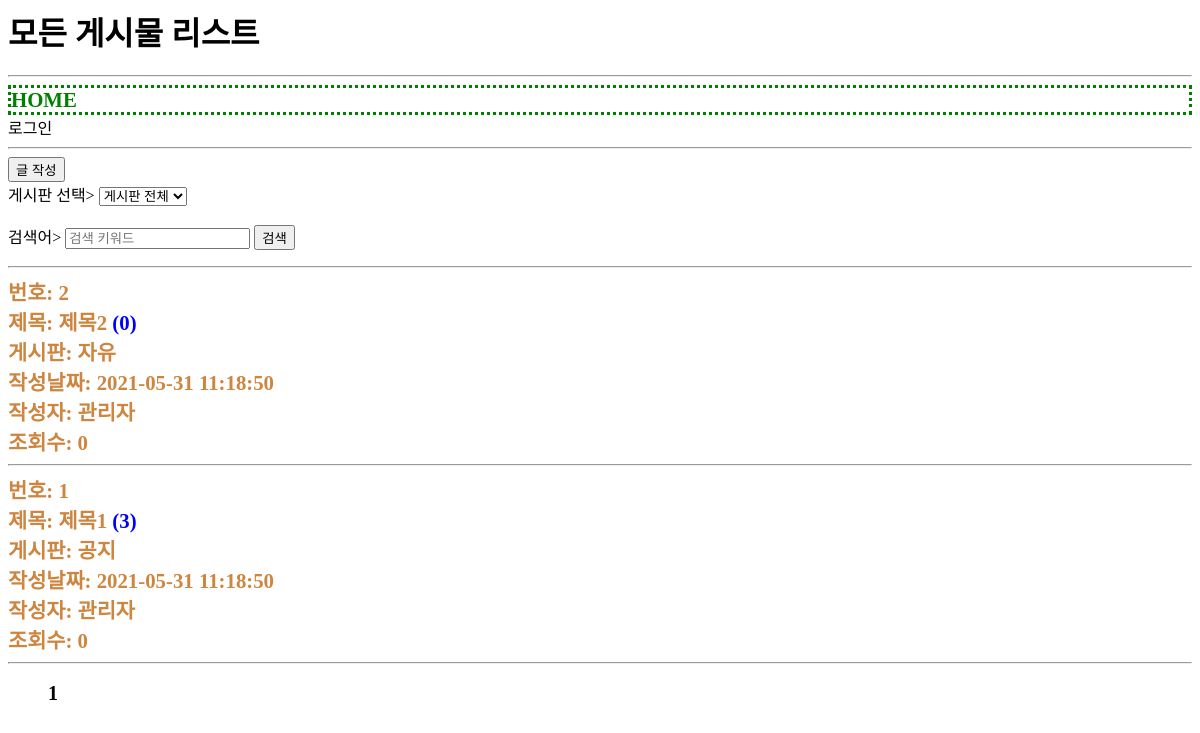
Screenshot of /usr/article/list.php with the database file from the repository.
### tables this page shows
CREATE TABLE article(
	id INT(10) UNSIGNED NOT NULL PRIMARY KEY AUTO_INCREMENT,
	regDate DATETIME NOT NULL,
	updateDate DATETIME NOT NULL,
	memberId INT(10) UNSIGNED NOT NULL,
	boardId INT(10) UNSIGNED NOT NULL,
	liked INT(10) UNSIGNED NOT NULL,
	`count` INT(10) UNSIGNED NOT NULL,
	title VARCHAR(100) NOT NULL,
	`body` TEXT NOT NULL
);

CREATE TABLE board(
    id INT(10) UNSIGNED NOT NULL PRIMARY KEY AUTO_INCREMENT,
    regDate DATETIME NOT NULL,
    updateDate DATETIME NOT NULL,
    memberId INT(10) UNSIGNED NOT NULL,
    `name` VARCHAR(100) NOT NULL,
    `code` VARCHAR(100) NOT NULL
);

CREATE TABLE `member`(
	id INT(10) UNSIGNED NOT NULL PRIMARY KEY AUTO_INCREMENT,
	delStatus INT(1) UNSIGNED NOT NULL,
	regDate DATETIME NOT NULL,
	updateDate DATETIME NOT NULL,
	loginId CHAR(20) NOT NULL,
	loginPw CHAR(100) NOT NULL,
	`name` CHAR(20) NOT NULL,
	nickname CHAR(20) NOT NULL,
	cellphoneNo CHAR(20) NOT NULL,
	email CHAR(100) NOT NULL
);

### util.php (called while the page is built, shortened)
<?php
function DB__getRow($sql) {
  global $dbConn;
  $rs = mysqli_query($dbConn, $sql);
  $row = mysqli_fetch_assoc($rs);
  return $row;
}
?>

### usr/article/list.php (the view, shortened to what this page needs)
<?php
require_once $_SERVER['DOCUMENT_ROOT'].'/webInit.php';
if(isset($_GET["page"])){
    $page = $_GET["page"];
} else {
    $page = 1;
}
?>
<?php
if(isset($_GET['boardId'])){
    if($_GET['boardId'] != 0){
    $boardId = $_GET['boardId'];
    $sqlGetBoard = "
    SELECT * FROM board
    WHERE id = ${boardId};
    ";
    $board = DB__getRow($sqlGetBoard);
    if($board != null){
        $loginPage = true;
        $pageTitle = "${board['name']}게시판의 게시물 리스트";
        $sqlBoardFilter = "and boardId = ${boardId}";
    }else{
        $loginPage = true;
        $pageTitle = "존재하지 않는 게시판";
        echo "${boardId}번 게시판은 존재하지 않습니다.";
        exit;
    }
}else {
    $boardId = 0;
    $sqlBoardFilter = "";
}
}else{
    $boardId = 0;
    $sqlBoardFilter = "";
}
if(!empty($_GET['searchKeyword'])){
    $searchKeyword = $_GET['searchKeyword'];
    $sqlSearchKeywordFilter = "
    and title like '%${searchKeyword}%'
    or `body` like '%${searchKeyword}%'";
}else{
    $searchKeyword = "";
    $sqlSearchKeywordFilter = "";
}
    $sqlGetAllArticles = "
    SELECT * FROM article
    WHERE 1=1
    ".$sqlBoardFilter.$sqlSearchKeywordFilter;
                    $allArticles = mysqli_query($dbConn, $sqlGetAllArticles);
                    $total_record = mysqli_num_rows($allArticles);
                    $itemCountInAPage = 5;
                    $block_cnt = 5;
                    $block_num = ceil($page / $block_cnt);
                    $block_start = (($block_num - 1) * $block_cnt) + 1;
                    $block_end = $block_start + $block_cnt - 1;
                    $total_page = ceil($total_record / $itemCountInAPage);
                    if($block_end > $total_page){
                        $block_end = $total_page;
                    }
                    $article_start = ($page - 1) * $itemCountInAPage;
                    $sqlGetArticles = "
                    SELECT * FROM article
                    WHERE 1=1
                    $sqlBoardFilter$sqlSearchKeywordFilter
                    ORDER BY id DESC
                    LIMIT $article_start, $itemCountInAPage;
                    ";
                    $countCheck = mysqli_query($dbConn, $sqlGetAllArticles);
                    $queryGetArticles = mysqli_query($dbConn ,$sqlGetArticles);
?>
<?php
require_once __DIR__ . '/../head.php';
?>
<a href="write.php"><button>글 작성</button></a>
<form action="list.php">
<span>게시판 선택>
<select name="boardId">
<option value="0">게시판 전체</option>
</select>
</span>
<br>
<br>
<span>
검색어>
<input placeholder="검색 키워드" type="search" name="searchKeyword">
</span>
<input type="submit" value="검색">
</form>
<hr>
                    <?php
                    if(mysqli_num_rows($countCheck) != 0){
                    while($article = $queryGetArticles -> fetch_array()){
                        $articleMemberId = $article['memberId'];
                        $articleBoardId = $article['boardId'];
                        $articleId = $article['id'];
                        $sqlGetMember = "
                        SELECT * FROM `member`
                        WHERE id = ${articleMemberId};
                        ";
                        $sqlGetBoard = "
                        SELECT * FROM board
                        WHERE id = ${articleBoardId};
                        ";
                        $sqlGetReplyCount = "
                        SELECT * FROM reply
                        WHERE relId = ${articleId};
                        ";
                        $board = DB__getRow($sqlGetBoard);
                        $member = DB__getRow($sqlGetMember);
                        $queryGetReplyCount = mysqli_query($dbConn, $sqlGetReplyCount);
                        $replyCount = mysqli_num_rows($queryGetReplyCount);
                    ?>
                <nav class="line">
                <a href="detail.php?id=<?=$articleId?>" class="article_section">
                    <div>번호: <?=$article['id']?></div>
                    <div>
                        <div>제목: <?=$article['title']?> <span style="color:blue;">(<?=$replyCount?>)</span></div>
                        <div>
                            <div>게시판: <?=$board['name']?></div>
                            <div>작성날짜: <?=$article['regDate']?></div>
                            <div>작성자: <?=$member['nickname']?></div>
                            <div>조회수: <?=$article['count']?></div>
                    </div>
                    </div>
                </a>
                </nav>
                <hr>
                    <?php
                    }
                    ?>
                <?php }else{ echo "검색 결과와 일치하는 게시물이 없습니다.";  }?>
                <nav  class="page-items-cover">
                    <ul  class="page-items row">
                        <?php
                            for($i = $block_start; $i <= $block_end; $i++){
                                if($page == $i){
                                    echo "<li class='page-item cell'><a disabled><b style='color: black; font-size:20px;'> $i </b></a></li>";
                                } else {
                                    echo "<li class='page-item cell'><a href='/usr/article/list.php?page=$i&boardId=$boardId&searchKeyword=$searchKeyword'><b style='color:blue;'> ($i) </b></a></li>";
                                }
                            }
                        ?>
                    </ul>
                </nav>
    <br>
    <br>
    <br>
<?php
require_once __DIR__.'/../foot.php';
?>

### common.css (style rules this page uses)
body, ul, li { list-style: none; }
a { text-decoration: none; color: inherit; }
.row::after { content: ""; clear: both; display: block; }
.cell { float: left; }
div { font-size:1.3rem; font-weight: bold; color: peru; }
.page-items { font-size: 18px; }

### rows the page displays
article: id "2", title "제목2", replyCount "0", boardId.name "자유", regDate "2021-05-31 11:18:50", memberId.nickname "관리자", count "0"
article: id "1", title "제목1", replyCount "3", boardId.name "공지", regDate "2021-05-31 11:18:50", memberId.nickname "관리자", count "0"

### other values shown
$pageTitle "모든 게시물 리스트"
